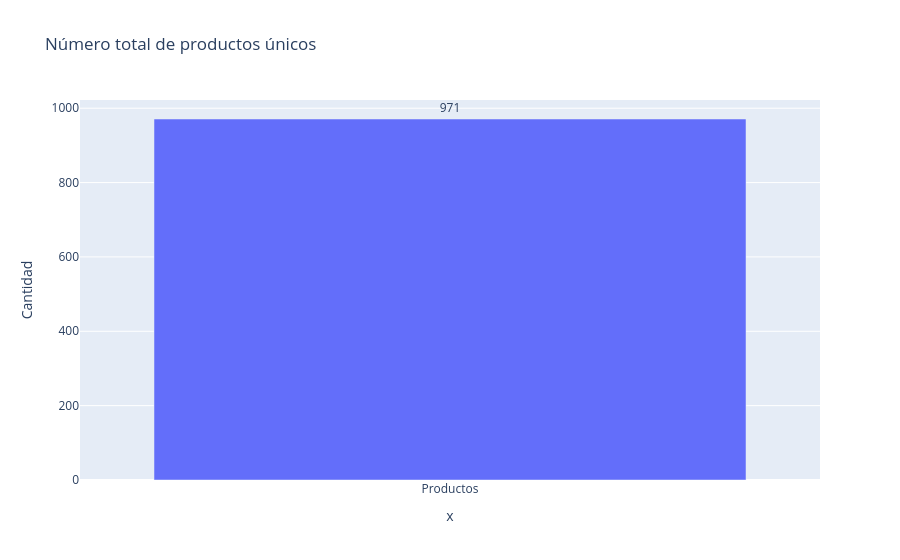

Notebook code cell kept with this figure:
### Code cell
fig = px.bar(x=["Productos"], y=[n_products],
             text=[n_products],
             title="Número total de productos únicos")
fig.update_traces(textposition="outside")
fig.update_layout(yaxis_title="Cantidad")
fig.show()

### Figure 1 — Plotly figure (JSON) as saved in the notebook; plotly's stock layout.template omitted (floating-point values rounded to 4 significant figures)
{"data": [{"hovertemplate": "x=%{x}<br>y=%{y}<br>text=%{text}<extra></extra>", "legendgroup": "", "marker": {"color": "#636efa", "pattern": {"shape": ""}}, "name": "", "orientation": "v", "showlegend": false, "text": [971.0], "textposition": "outside", "type": "bar", "x": ["Productos"], "xaxis": "x", "y": [971], "yaxis": "y"}], "layout": {"barmode": "relative", "legend": {"tracegroupgap": 0}, "title": {"text": "Número total de productos únicos"}, "xaxis": {"anchor": "y", "domain": [0, 1], "title": {"text": "x"}}, "yaxis": {"anchor": "x", "domain": [0, 1], "title": {"text": "Cantidad"}}}}
